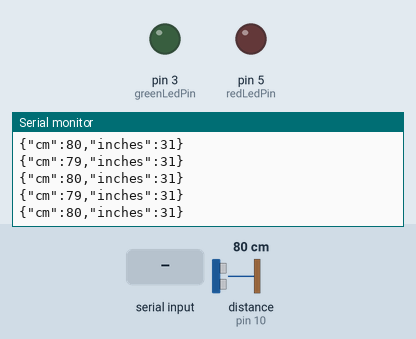
Recording of a sketch running on a simulated Arduino Uno, built with avr-gcc and run on an emulated ATmega328P. Shown: output pins drawn as LEDs (lit = HIGH), the last lines printed to the serial monitor. Wiring (inferred from the names in the program): ultrasonic range finder: trigger pin 9; echo pin 10. The test bench sets the inputs (shaded band); at power-on: distance to the obstacle (sensor on pin 10) 80 cm. The echo pulse lasts 58.3 µs per cm; pins used as bus, display or sensor lines are not drawn.

Above: at 1.2 s.
1.3 s: distance to the obstacle (sensor on pin 10) set to 2 cm
At 2.3 s:
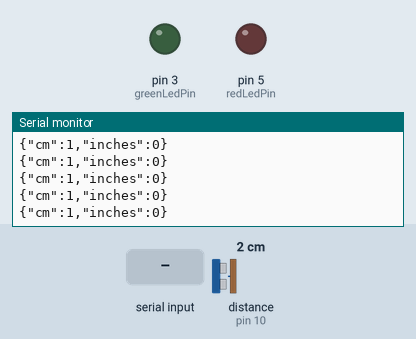
4.3 s: "90,45\n" received over Serial
7.3 s: "30,150\n" received over Serial
10.3 s: distance to the obstacle (sensor on pin 10) set to 18 cm
At 11.0 s:
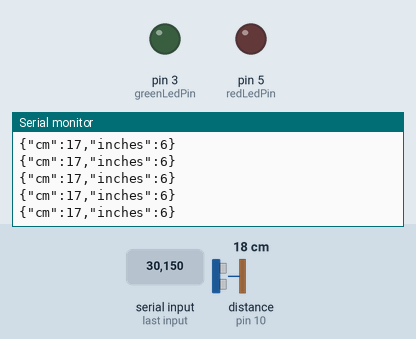
13.3 s: "1\n" received over Serial
Timing chart, 0 to 16.3 s (numbered marks = the images above; inputs shaded):
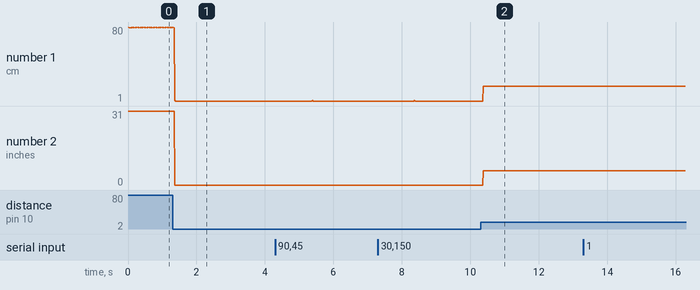

The sketch:

FinalProject_Arduino.ino
```cpp
//https://youtu.be/ScdflFivL5M

#include <Arduino_JSON.h>

const int greenLedPin = 3;
const int redLedPin = 5;
int trigPin = 9;
int echoPin = 10;
long duration, cm, inches;

JSONVar serialOutput;

void setup()
{
  Serial.begin(9600);

  pinMode(trigPin, OUTPUT);
  pinMode(echoPin, INPUT);
  pinMode(greenLedPin, OUTPUT);
  pinMode(redLedPin, OUTPUT);
}

void loop()
{
  if(Serial.available())
  {
    int led = Serial.parseInt();
    if(led == 1)
    {
      analogWrite(redLedPin, 0);
      analogWrite(greenLedPin, 255);
      delayMicroseconds(1000);
      analogWrite(greenLedPin, 0);
    }
    else if(led == 2)
    {
      analogWrite(redLedPin, 255);
      analogWrite(greenLedPin, 0);
      delayMicroseconds(1000);
      analogWrite(redLedPin, 0);
    }
  }

    digitalWrite(trigPin, LOW);
    delayMicroseconds(2);
    digitalWrite(trigPin, HIGH);
    delayMicroseconds(10);
    digitalWrite(trigPin, LOW);

    duration = pulseIn(echoPin, HIGH);

    cm = (duration/2) / 29.1;
    inches = (duration/2) / 74;

    serialOutput["cm"] = cm;
    serialOutput["inches"] = inches;

    Serial.println(serialOutput);
}
```

Measured:
- after the input at 1.3 s, the serial monitor: prints a new line after 0.07 s (image 1)
- after the input at 10.3 s, the serial monitor: prints a new line after 0.08 s (image 2)
- plotted number 1: 79 → 1 after the input at 1.3 s, 1 → 17 after the input at 10.3 s
- plotted number 2: 31 → 0 after the input at 1.3 s, 0 → 6 after the input at 10.3 s
